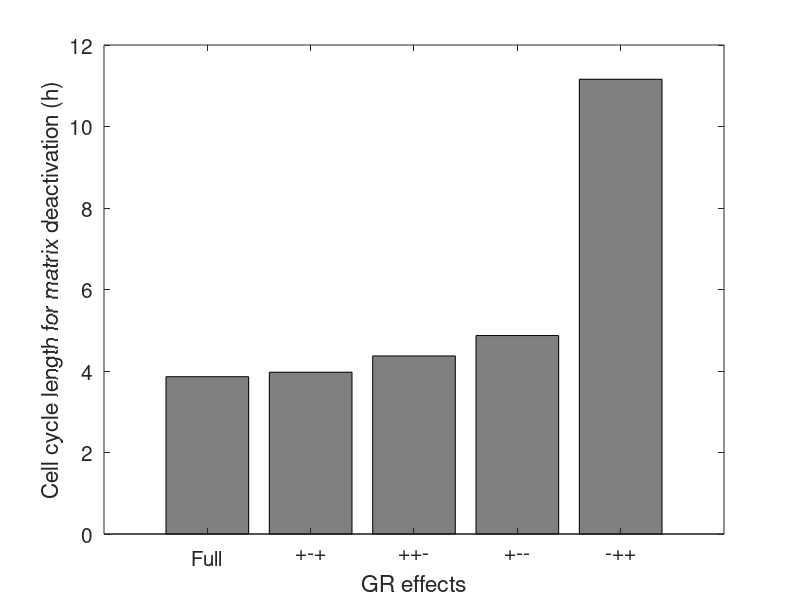
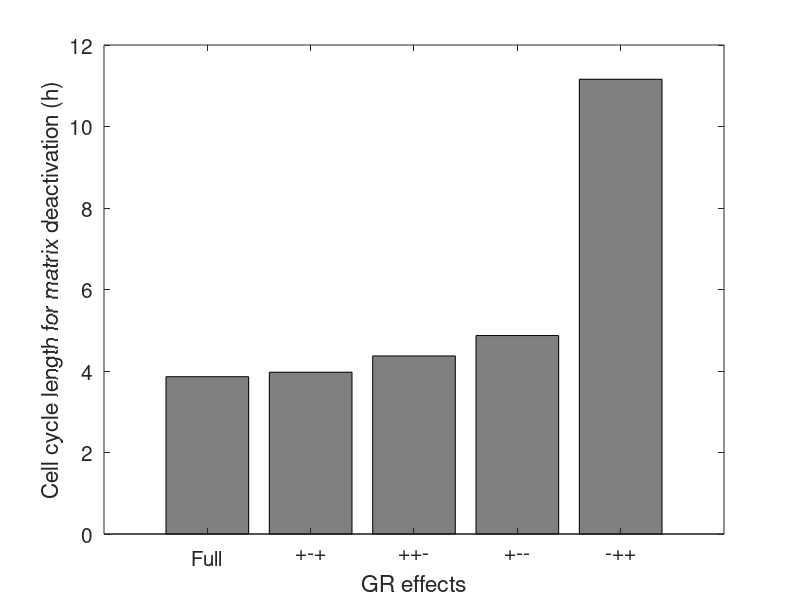

Write the MATLAB code that produced these figures, in order.

% Data for the bars
data = [3.86, 3.97, 4.37, 4.87, 11.16];

% Labels for each bar
labels = {'Full', '+-+', '++-', '+--', '-++'};

% Create the bar plot
bar(data,'FaceColor',[0.5 0.5 0.5]);

% Set x-axis labels
set(gca, 'XTickLabel', labels);

% Add title and labels
ylabel('Cell cycle length for matrix deactivation (h)');
xlabel ('GR effects')

set(gca,'FontSize',15)

% Labels for each bar
labels = {'A', 'B', 'C', 'D', 'E'};

%legend(labels); % Places the legend outside the plot for better visibility

print('BarPlotFigure', '-dtiff', '-r300');
saveas(gcf, 'Barplot.svg');